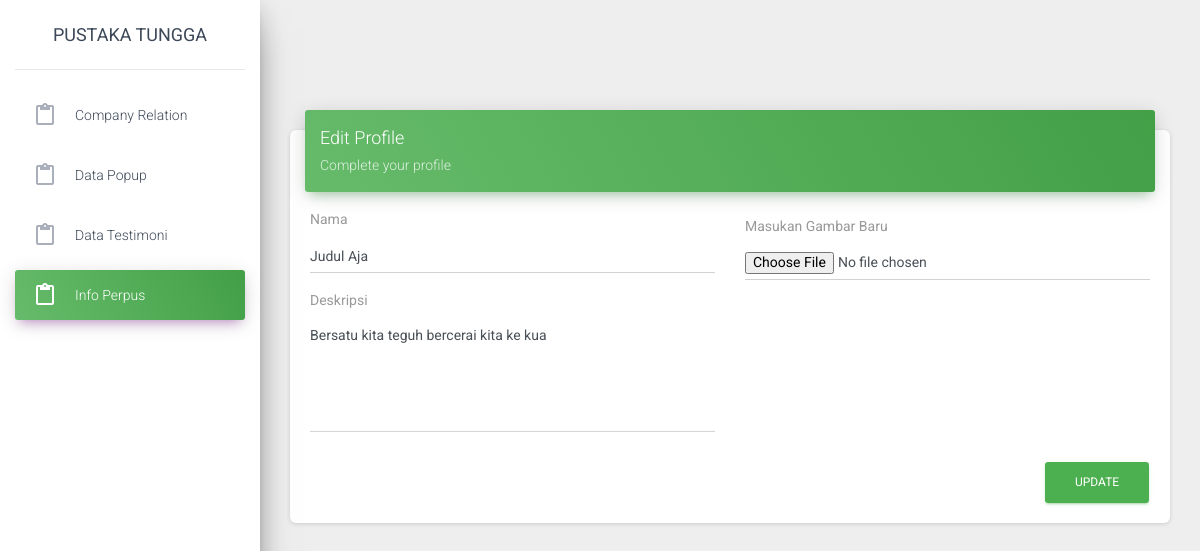
The page /page_store_data/master_info_perpus/edit.php?id=2 on the database its author committed.
### tables this page shows
CREATE TABLE `info_perpus` (
  `id` int(11) NOT NULL,
  `judul` varchar(100) NOT NULL,
  `deskripsi` varchar(255) NOT NULL,
  `gambar` varchar(255) NOT NULL,
  `created_at` timestamp NOT NULL DEFAULT current_timestamp(),
  `updated_at` timestamp NOT NULL DEFAULT current_timestamp()
);

### page_store_data/master_info_perpus/edit.php (the view, shortened to what this page needs)
<?php
include 'C:/xampp/htdocs/landing_page/env.php';
?>
<!DOCTYPE html>
<html lang="en">
<head>
  <link rel="stylesheet" href="https://maxcdn.bootstrapcdn.com/font-awesome/latest/css/font-awesome.min.css">
  <link href="assets_store/css/material-dashboard.css?v=2.1.2" rel="stylesheet" />
  <link href="assets_store/demo/demo.css" rel="stylesheet" />
</head>
<body class="">
  <div class="wrapper ">
    <div class="sidebar" data-color="purple" data-background-color="white" data-image="../assets/img/sidebar-1.jpg">
      <div class="logo"><a href="http://www.creative-tim.com" class="simple-text logo-normal">
          Pustaka Tungga
        </a></div>
      <div class="sidebar-wrapper">
        <?php include 'sidebar.php' ?>
      </div>
    </div>
    <div class="main-panel">
      <nav class="navbar navbar-expand-lg navbar-transparent navbar-absolute fixed-top ">
      </nav>
      <div class="content">
        <div class="container-fluid">
          <div class="row">
            <?php
              if (isset($_GET['id'])) {
                $id = ($_GET["id"]);
                $query = "SELECT * FROM info_perpus WHERE id='$id'";
                $result = mysqli_query($conn, $query);
                $data = mysqli_fetch_assoc($result);
              } else {
                echo "<script>alert('Masukkan data id.');window.location='/';</script>";
              }
            ?>
            <div class="col-md-12">
              <div class="card">
                <div class="card-header card-header-success">
                  <h4 class="card-title">Edit Profile</h4>
                  <p class="card-category">Complete your profile</p>
                </div>
                <div class="card-body">
                  <form method="POST" enctype="multipart/form-data" action="function/update.php">
                    <div class="row">
                      <div class="col-md-6">
                        <label for="" class="bmd-label-floating">Nama</label><br>
                        <input type="text" name="judul" value="<?php echo $data['judul']?>" class="form-control" required>
                      </div>
                      <div class="col-md-6">
                              <label for="" class="bmd-label-floating" style="margin-top: 10px;">Masukan Gambar Baru</label><br>
                              <input type="file" name="gambar" class="form-control" required>
                            </div>
                    <div class="col-md-12">
                        <div class="row">
                            <div class="col-md-6">
                                <label for="" class="bmd-label-floating" style="margin-top: 10px;">Deskripsi</label><br>
                                <textarea name="deskripsi" id="deskripsi" cols="20" rows="5" class="form-control"><?php echo $data['deskripsi']?></textarea>
                            </div>
                        </div>
                    </div>
                    </div><br>
                    <button type="submit" class="btn btn-success pull-right">Update</button>
                    <div class="clearfix"></div>
                  </form>
                </div>
              </div>
            </div>
          </div>
        </div>
      </div>
    </div>
    </div>
</body>
</html>

### rows shown on the page
info_perpus: judul "Judul Aja", deskripsi "Bersatu kita teguh bercerai kita ke kua"
